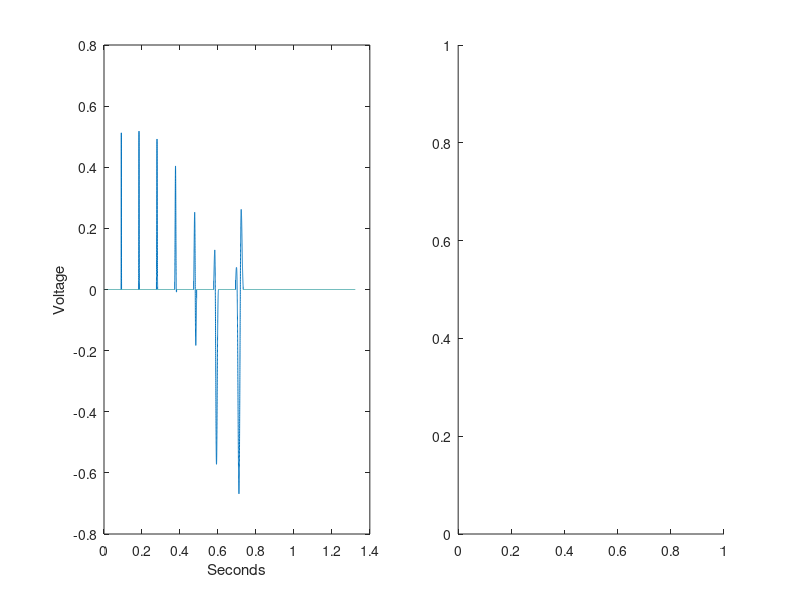

Source code (MATLAB): (Note: this script raises an error after producing the figure.)
%% Short Window
% Created on 12/12/2018 based on 'NoLDV.m'
% -------------------------------------------------------------------------
close all
clearvars
% -------------------------------------------------------------------------
Fs = 20000; % 20 kS/sec
Ts = 1/Fs; % Sampling duration

%% Configuration
% Overall Amplitude Scaling Factor
AmpScale = 0.5;
% Window length, specified in Freq; Length = (1/Freq)*winFact
sFreq = 500; % Start at 500 Hz
eFreq = 30; % End at 30 Hz
winFact = 1.2; %1.4;

% Spacing between signals
spacingInSec = 0.09; %.09

% Carrier Freq, 0 <= cFreq 
cFreq = 30; % 30 Hz

numSigs = 7; %9
reps = 3; % Number repetitions
pauseTimeInSec = 0.5; % Time between repetitions

% Parameters can linearly increase or decrease with freqency index by some proportion
spacDec = 0.05; %was .25 and before that .03;
ampDec = .05; %-.04;

%% Generating signals

% We can tweak this frequency array to edit the perceived pattern ---------
%freqArray = (linspace(sFreq,eFreq,numSigs));  % Linear spacing, 3 steps within each octave, from 20-160Hz
freqArray = (logspace(log10(sFreq),log10(eFreq),numSigs));  % Logarithmic spacing, 3 steps within each octave, from 20-160Hz

% Amplitude tuning factor of the signals ----------------------------------
ampProfile = ones(1,numSigs); % Amplitude profile for each substituent signal
ampProfile = ampProfile.*exp(ampDec*(1:numSigs));   % Exponential profile to make it more comfortable

% Spacing (pause time) between signals ------------------------------------
interSpac = spacingInSec*ones(1,numSigs); % spacing/zero-padding between signals
%interSpac=interSpac.*exp(spacDec*(1:numSigs));

% -------------------------------------------------------------------------
% Pause between signals
zeroSig=zeros(1,round(interSpac(1)*Fs)); 
%zeroSig = zeros(1,pauseTimeInSec * Fs);

% Pause at the end
endSig = zeros(1,pauseTimeInSec*Fs);

% Carrier 
sinSig=cos((0:1/Fs:.6)*2*pi*cFreq); %  ? Hz sin to window for the spread

% -------------------------------------------------------------------------

outSig = zeroSig;
for i=1:length(freqArray) 
%Method 3
    winLen=round(winFact*Fs*(1/freqArray(i)));    % Windowing a sin with certain lengths
%    temp=ampProfile(i)*sinSig(1:winLen).*gausswin(winLen)';  %gausswin, blackman, hann seem to work best

    %fade = round(winLen/4);
    %mywin = hann(2*fade); % Hanning window
    %winSig = [mywin(1:fade)' ones(1,winLen-2*fade) mywin((fade+1):2*fade)'];
    
    winSig = gausswin(winLen)'; % Gaussian window
    %winSig = [linspace(0,1,fade) ones(1,winLen-2*fade) linspace(0,1,fade)];
    
    carrier = sinSig(1:winLen);
   % ic = carrier > 0; pc = carrier < 0; carrier = ic - pc;
   %carrier = abs(carrier).^(1/4) .* sign(carrier); 
   temp=AmpScale * ampProfile(i)*carrier.*winSig;  %gausswin, blackman, hann seem to work best
    
    % temp=[temp zeros(1,Fs*.015)]+[zeros(1,Fs*.015) temp];   % All pass filtering
    
    zeroSig=zeros(1,round(interSpac(i)*Fs));
    outSig=[outSig temp zeroSig];
end
outSig=[outSig endSig];

%% Visualize the output
t = Ts:Ts:length(outSig)/Fs;
figure('Position',[120,150,1600,760]); 
subplot(1,2,1); plot(t,outSig); xlabel('Seconds'); ylabel('Voltage')
subplot(1,2,2); spectrogram(outSig,2048,1024,4096,Fs,'yaxis'); ylim([0 2]);

%% Output the signal
signalAmp = 1; % Referenced to 10V
outQueue = signalAmp*repmat(outSig,[1,reps]);

sNI = daq.createSession('ni');
addAnalogOutputChannel(sNI,'Dev3','ao0','Voltage');
sNI.Rate = Fs;
queueOutputData(sNI,outQueue');
sNI.startForeground; 
sNI.stop;
